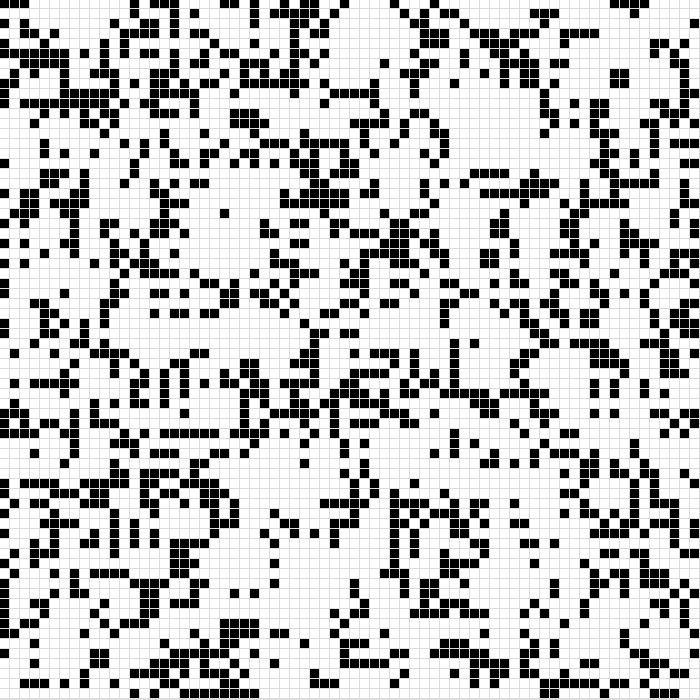
Frame 1 (no input)
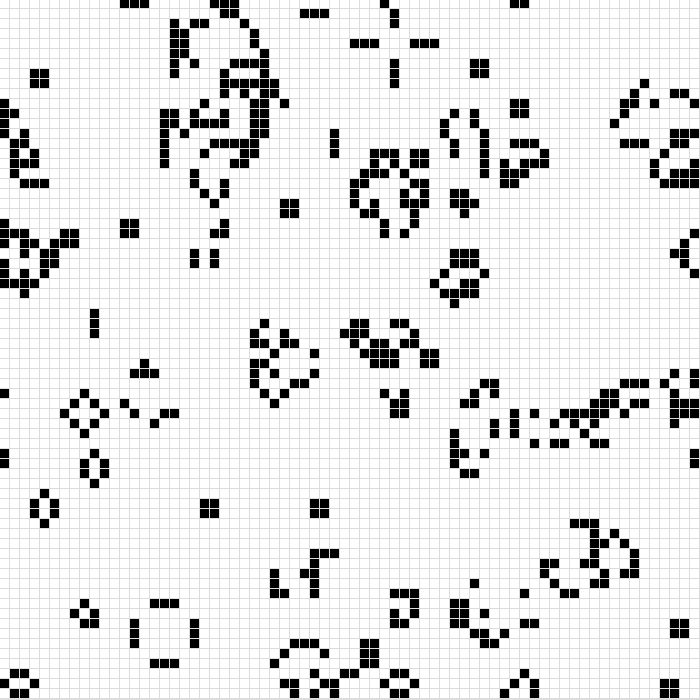
Frame 60 (no input)
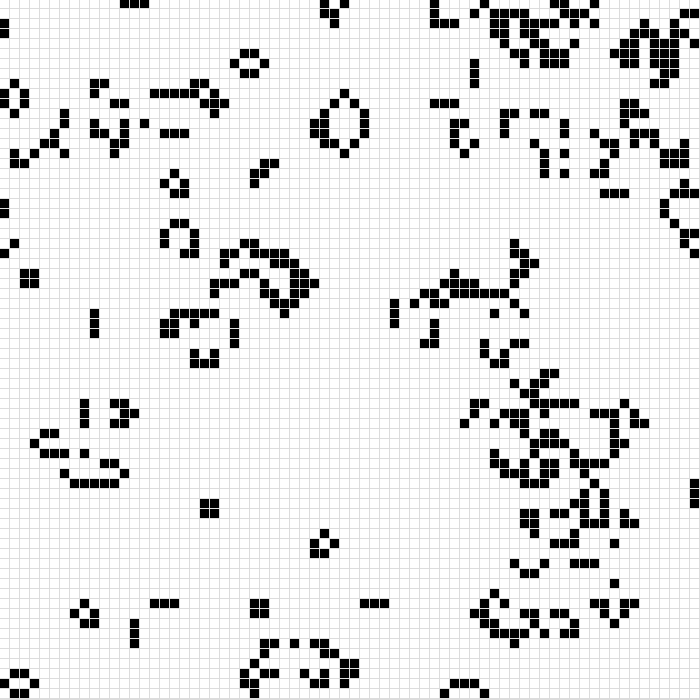
Frame 120 (the mouse pressed at the canvas centre since frame 60)

The p5.js sketch that drew these frames (run headless with seeded random() and noise() and a simulated clock; from frame 60 on, the mouse is pressed at the canvas centre):

// p5.js sketch
// ── sketch.js
let rows;
let cols;
let size = 10;
let grid = [];


function setup() {
  createCanvas(700, 700);
  //frameRate(60);
  cols = width / size;
  rows = height / size;
  grid = new Grid();
}

function draw() {
  background(220);
  grid.update();
  grid.display();
}

// ── grid.js
class Grid {
  constructor() {
    this.grid = [];
    for (let i = 0; i < cols; i++) {
      this.grid[i] = new Array;
      for (let j = 0; j < rows; j++) {
        this.grid[i][j] = floor(random(2));
      }
    }
  } // constructor()

  display() {
    for (let i = 0; i < cols; i++) {
      for (let j = 0; j < rows; j++) {
        if (this.grid[i][j] == 0) {
          fill(255);
        } else {
          fill(0);
        }
        //strokeWeight(1);
        //stroke("green");
        noStroke();
        square(i * size, j * size - 1, size - 1); //, size);
      }
    }
  }

  neighboringStates(x, y) {
    let sum = 0;
    for (let i = -1; i < 2; i++) {
      for (let j = -1; j < 2; j++) {
        let xi = (x + i + rows) % rows;
        let yi = (y + j + cols) % cols;
        sum += this.grid[xi][yi];
      }
    }
    sum -= this.grid[x][y];
    return sum;
  }

  update() {
    let nextGen = [];
    for (let i = 0; i < cols; i++) {
      nextGen[i] = [];
      for (let j = 0; j < rows; j++) {
        let n = this.neighboringStates(i, j);
        if (this.grid[i][j] == 1 && n < 2) {
          nextGen[i][j] = 0;
        } else if ((this.grid[i][j] == 1 && n == 2) || n == 3) {
          nextGen[i][j] = 1;
        } else if (this.grid[i][j] == 1 && n > 3) {
          nextGen[i][j] = 0;
        } else if (this.grid[i][j] == 0 && n == 3) {
          nextGen[i][j] = 1;
        } else {
          nextGen[i][j] = this.grid[i][j];
        }
      }
    }
    this.grid = nextGen;
  }
}
